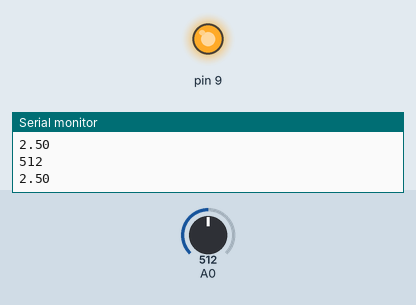
Bench run of a sketch on a simulated Arduino Uno, built with avr-gcc and run on an emulated ATmega328P. On the bench: output pins drawn as LEDs (lit = HIGH), the last lines printed to the serial monitor. Inputs (shaded band) come from the test bench; at power-on: A0 = 512.

Above: at 1.2 s.
1.3 s: A0 set to 122
At 2.3 s:
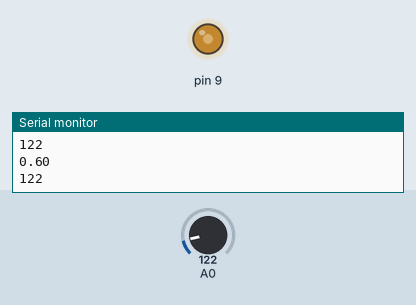
2.8 s: A0 set to 0
At 3.3 s:
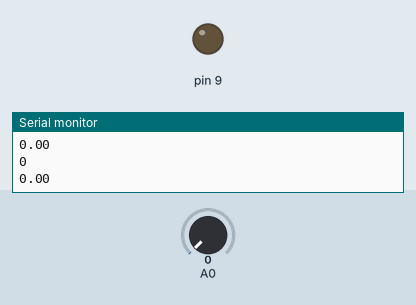
4.3 s: A0 set to 306
At 5.7 s:
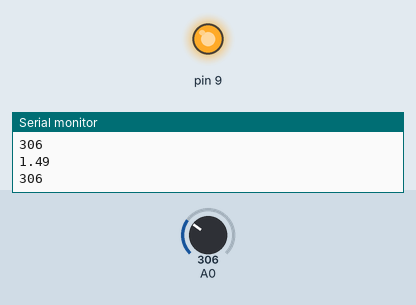
Timing chart, 0 to 7.3 s (numbered marks = the images above; inputs shaded):
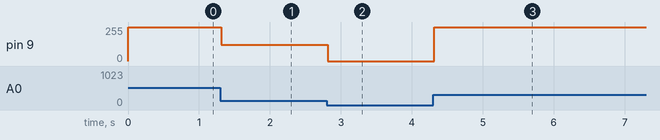

The sketch:

LDR3.ino
```cpp
int val;
void setup()
  {
    pinMode(A0, INPUT);
    pinMode(9, OUTPUT);
    Serial.begin (9600);
  }
  void loop () {
  val = analogRead (A0);
  Serial.println (val);
  Serial.println(val*5/1024.00);
  if (val < 400){
  analogWrite(9, val);
  }else{
   analogWrite(9, val);
  }
  }
```

Measured:
- after the input at 1.3 s, pin 9: 255/255 → 122/255 at once
- after the input at 2.8 s, pin 9: 122/255 → 0/255 at once
- after the input at 4.3 s, pin 9: 0/255 → 255/255 at once
